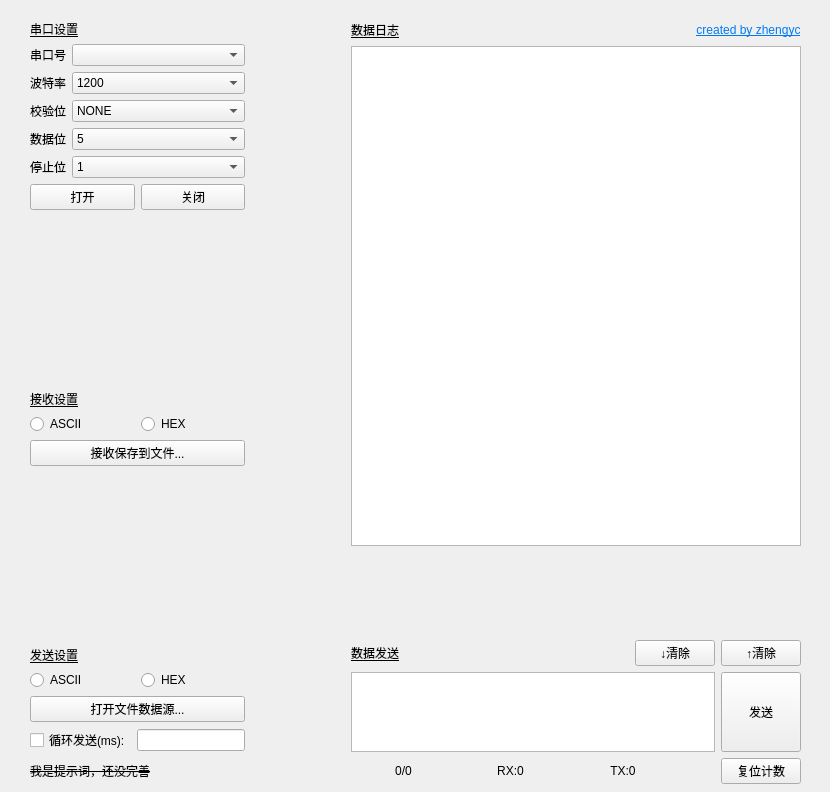
<?xml version="1.0" encoding="UTF-8"?>
<ui version="4.0">
 <class>Widget</class>
 <widget class="QWidget" name="Widget">
  <property name="geometry">
   <rect>
    <x>0</x>
    <y>0</y>
    <width>830</width>
    <height>792</height>
   </rect>
  </property>
  <property name="windowTitle">
   <string>串口调试助手</string>
  </property>
  <property name="windowIcon">
   <iconset>
    <normaloff>assert/icon.jpg</normaloff>assert/icon.jpg</iconset>
  </property>
  <property name="autoFillBackground">
   <bool>false</bool>
  </property>
  <widget class="QWidget" name="">
   <property name="geometry">
    <rect>
     <x>30</x>
     <y>20</y>
     <width>771</width>
     <height>764</height>
    </rect>
   </property>
   <layout class="QGridLayout" name="gridLayout_2">
    <item row="0" column="0">
     <layout class="QGridLayout" name="gridLayout">
      <item row="0" column="0">
       <layout class="QVBoxLayout" name="verticalLayout">
        <item>
         <widget class="QLabel" name="label">
          <property name="font">
           <font>
            <family>黑体</family>
            <underline>true</underline>
           </font>
          </property>
          <property name="text">
           <string>串口设置</string>
          </property>
         </widget>
        </item>
        <item>
         <layout class="QFormLayout" name="formLayout">
          <item row="0" column="0">
           <widget class="QLabel" name="label_2">
            <property name="text">
             <string>&lt;html&gt;&lt;head/&gt;&lt;body&gt;&lt;p align=&quot;center&quot;&gt;串口号&lt;/p&gt;&lt;/body&gt;&lt;/html&gt;</string>
            </property>
           </widget>
          </item>
          <item row="0" column="1">
           <widget class="QComboBox" name="portComboBox"/>
          </item>
          <item row="1" column="0">
           <widget class="QLabel" name="label_3">
            <property name="text">
             <string>&lt;html&gt;&lt;head/&gt;&lt;body&gt;&lt;p align=&quot;center&quot;&gt;波特率&lt;/p&gt;&lt;/body&gt;&lt;/html&gt;</string>
            </property>
           </widget>
          </item>
          <item row="1" column="1">
           <widget class="QComboBox" name="baudRateComboBox">
            <property name="currentText">
             <string>1200</string>
            </property>
            <item>
             <property name="text">
              <string>1200</string>
             </property>
            </item>
            <item>
             <property name="text">
              <string>2400</string>
             </property>
            </item>
            <item>
             <property name="text">
              <string>4800</string>
             </property>
            </item>
            <item>
             <property name="text">
              <string>9600</string>
             </property>
            </item>
            <item>
             <property name="text">
              <string>19200</string>
             </property>
            </item>
            <item>
             <property name="text">
              <string>38400</string>
             </property>
            </item>
            <item>
             <property name="text">
              <string>57600</string>
             </property>
            </item>
            <item>
             <property name="text">
              <string>115200</string>
             </property>
            </item>
           </widget>
          </item>
          <item row="2" column="0">
           <widget class="QLabel" name="label_4">
            <property name="text">
             <string>&lt;html&gt;&lt;head/&gt;&lt;body&gt;&lt;p align=&quot;center&quot;&gt;校验位&lt;/p&gt;&lt;/body&gt;&lt;/html&gt;</string>
            </property>
           </widget>
          </item>
          <item row="2" column="1">
           <widget class="QComboBox" name="parityComboBox">
            <item>
             <property name="text">
              <string>NONE</string>
             </property>
            </item>
            <item>
             <property name="text">
              <string>ODD</string>
             </property>
            </item>
            <item>
             <property name="text">
              <string>EVEN</string>
             </property>
            </item>
           </widget>
          </item>
          <item row="3" column="0">
           <widget class="QLabel" name="label_5">
            <property name="text">
             <string>&lt;html&gt;&lt;head/&gt;&lt;body&gt;&lt;p align=&quot;center&quot;&gt;数据位&lt;/p&gt;&lt;/body&gt;&lt;/html&gt;</string>
            </property>
           </widget>
          </item>
          <item row="3" column="1">
           <widget class="QComboBox" name="dataBitComboBox">
            <item>
             <property name="text">
              <string>5</string>
             </property>
            </item>
            <item>
             <property name="text">
              <string>6</string>
             </property>
            </item>
            <item>
             <property name="text">
              <string>7</string>
             </property>
            </item>
            <item>
             <property name="text">
              <string>8</string>
             </property>
            </item>
           </widget>
          </item>
          <item row="4" column="0">
           <widget class="QLabel" name="label_6">
            <property name="text">
             <string>&lt;html&gt;&lt;head/&gt;&lt;body&gt;&lt;p align=&quot;center&quot;&gt;停止位&lt;/p&gt;&lt;/body&gt;&lt;/html&gt;</string>
            </property>
           </widget>
          </item>
          <item row="4" column="1">
           <widget class="QComboBox" name="stopComboBox">
            <item>
             <property name="text">
              <string>1</string>
             </property>
            </item>
            <item>
             <property name="text">
              <string>1.5</string>
             </property>
            </item>
            <item>
             <property name="text">
              <string>2</string>
             </property>
            </item>
           </widget>
          </item>
         </layout>
        </item>
        <item>
         <layout class="QHBoxLayout" name="horizontalLayout_4">
          <item>
           <widget class="QPushButton" name="openPortButton">
            <property name="text">
             <string>打开</string>
            </property>
           </widget>
          </item>
          <item>
           <widget class="QPushButton" name="closePortButton">
            <property name="text">
             <string>关闭</string>
            </property>
           </widget>
          </item>
         </layout>
        </item>
        <item>
         <spacer name="verticalSpacer_2">
          <property name="orientation">
           <enum>Qt::Vertical</enum>
          </property>
          <property name="sizeHint" stdset="0">
           <size>
            <width>20</width>
            <height>20</height>
           </size>
          </property>
         </spacer>
        </item>
        <item>
         <widget class="QLabel" name="label_8">
          <property name="font">
           <font>
            <family>黑体</family>
            <underline>true</underline>
           </font>
          </property>
          <property name="text">
           <string>接收设置</string>
          </property>
         </widget>
        </item>
        <item>
         <layout class="QHBoxLayout" name="horizontalLayout_2">
          <item>
           <widget class="QRadioButton" name="recvASCIIRB">
            <property name="text">
             <string>ASCII</string>
            </property>
            <attribute name="buttonGroup">
             <string notr="true">recvButtonGroup</string>
            </attribute>
           </widget>
          </item>
          <item>
           <widget class="QRadioButton" name="recvHEXRB">
            <property name="text">
             <string>HEX</string>
            </property>
            <attribute name="buttonGroup">
             <string notr="true">recvButtonGroup</string>
            </attribute>
           </widget>
          </item>
         </layout>
        </item>
        <item>
         <widget class="QPushButton" name="saveFileButton">
          <property name="text">
           <string>接收保存到文件...</string>
          </property>
         </widget>
        </item>
        <item>
         <spacer name="verticalSpacer_3">
          <property name="orientation">
           <enum>Qt::Vertical</enum>
          </property>
          <property name="sizeHint" stdset="0">
           <size>
            <width>20</width>
            <height>20</height>
           </size>
          </property>
         </spacer>
        </item>
        <item>
         <widget class="QLabel" name="label_9">
          <property name="font">
           <font>
            <family>黑体</family>
            <underline>true</underline>
           </font>
          </property>
          <property name="text">
           <string>发送设置</string>
          </property>
         </widget>
        </item>
        <item>
         <layout class="QHBoxLayout" name="horizontalLayout_3">
          <item>
           <widget class="QRadioButton" name="sendASCIIRB">
            <property name="text">
             <string>ASCII</string>
            </property>
            <attribute name="buttonGroup">
             <string notr="true">sendButtonGroup</string>
            </attribute>
           </widget>
          </item>
          <item>
           <widget class="QRadioButton" name="sendHEXRB">
            <property name="text">
             <string>HEX</string>
            </property>
            <attribute name="buttonGroup">
             <string notr="true">sendButtonGroup</string>
            </attribute>
           </widget>
          </item>
         </layout>
        </item>
        <item>
         <widget class="QPushButton" name="openFileButton">
          <property name="text">
           <string>打开文件数据源...</string>
          </property>
         </widget>
        </item>
        <item>
         <layout class="QHBoxLayout" name="horizontalLayout_6">
          <item>
           <widget class="QCheckBox" name="circulateSendCB">
            <property name="text">
             <string>循环发送(ms):</string>
            </property>
           </widget>
          </item>
          <item>
           <widget class="QLineEdit" name="timeLineEdit"/>
          </item>
         </layout>
        </item>
       </layout>
      </item>
      <item row="0" column="1">
       <spacer name="horizontalSpacer_3">
        <property name="orientation">
         <enum>Qt::Horizontal</enum>
        </property>
        <property name="sizeHint" stdset="0">
         <size>
          <width>20</width>
          <height>20</height>
         </size>
        </property>
       </spacer>
      </item>
      <item row="0" column="2">
       <layout class="QVBoxLayout" name="verticalLayout_3">
        <item>
         <layout class="QVBoxLayout" name="verticalLayout_2">
          <item>
           <layout class="QHBoxLayout" name="horizontalLayout_5">
            <item>
             <widget class="QLabel" name="label_10">
              <property name="font">
               <font>
                <family>黑体</family>
                <underline>true</underline>
               </font>
              </property>
              <property name="text">
               <string>数据日志</string>
              </property>
             </widget>
            </item>
            <item>
             <spacer name="horizontalSpacer_2">
              <property name="orientation">
               <enum>Qt::Horizontal</enum>
              </property>
              <property name="sizeHint" stdset="0">
               <size>
                <width>40</width>
                <height>20</height>
               </size>
              </property>
             </spacer>
            </item>
            <item>
             <widget class="QLabel" name="label_7">
              <property name="text">
               <string>&lt;html&gt;&lt;head/&gt;&lt;body&gt;&lt;p align=&quot;center&quot;&gt;&lt;a href=&quot;https://www.cnblogs.com/ZhengBlogs/&quot;&gt;&lt;span style=&quot; text-decoration: underline; color:#007af4;&quot;&gt;created by zhengyc&lt;/span&gt;&lt;/a&gt;&lt;/p&gt;&lt;/body&gt;&lt;/html&gt;</string>
              </property>
             </widget>
            </item>
           </layout>
          </item>
          <item>
           <widget class="QTextEdit" name="recvTextEdit">
            <property name="minimumSize">
             <size>
              <width>450</width>
              <height>500</height>
             </size>
            </property>
           </widget>
          </item>
          <item>
           <spacer name="verticalSpacer">
            <property name="orientation">
             <enum>Qt::Vertical</enum>
            </property>
            <property name="sizeHint" stdset="0">
             <size>
              <width>20</width>
              <height>70</height>
             </size>
            </property>
           </spacer>
          </item>
         </layout>
        </item>
        <item>
         <layout class="QHBoxLayout" name="horizontalLayout">
          <item>
           <widget class="QLabel" name="label_11">
            <property name="font">
             <font>
              <family>黑体</family>
              <underline>true</underline>
             </font>
            </property>
            <property name="text">
             <string>数据发送</string>
            </property>
           </widget>
          </item>
          <item>
           <spacer name="horizontalSpacer">
            <property name="orientation">
             <enum>Qt::Horizontal</enum>
            </property>
            <property name="sizeHint" stdset="0">
             <size>
              <width>40</width>
              <height>20</height>
             </size>
            </property>
           </spacer>
          </item>
          <item>
           <widget class="QPushButton" name="sendClearButton">
            <property name="text">
             <string>↓清除</string>
            </property>
           </widget>
          </item>
          <item>
           <widget class="QPushButton" name="recvClearButton">
            <property name="text">
             <string>↑清除</string>
            </property>
           </widget>
          </item>
         </layout>
        </item>
        <item>
         <layout class="QHBoxLayout" name="horizontalLayout_7">
          <item>
           <widget class="QTextEdit" name="sendTextEdit">
            <property name="minimumSize">
             <size>
              <width>0</width>
              <height>80</height>
             </size>
            </property>
            <property name="maximumSize">
             <size>
              <width>16777215</width>
              <height>80</height>
             </size>
            </property>
           </widget>
          </item>
          <item>
           <widget class="QPushButton" name="sendButton">
            <property name="sizePolicy">
             <sizepolicy hsizetype="Fixed" vsizetype="Fixed">
              <horstretch>0</horstretch>
              <verstretch>0</verstretch>
             </sizepolicy>
            </property>
            <property name="minimumSize">
             <size>
              <width>0</width>
              <height>80</height>
             </size>
            </property>
            <property name="maximumSize">
             <size>
              <width>16777215</width>
              <height>100</height>
             </size>
            </property>
            <property name="text">
             <string>发送</string>
            </property>
           </widget>
          </item>
         </layout>
        </item>
       </layout>
      </item>
     </layout>
    </item>
    <item row="1" column="0">
     <layout class="QHBoxLayout" name="horizontalLayout_8">
      <item>
       <widget class="QLabel" name="tipsLabel">
        <property name="font">
         <font>
          <family>楷体</family>
          <strikeout>true</strikeout>
         </font>
        </property>
        <property name="text">
         <string>我是提示词，还没完善</string>
        </property>
       </widget>
      </item>
      <item>
       <spacer name="horizontalSpacer_4">
        <property name="orientation">
         <enum>Qt::Horizontal</enum>
        </property>
        <property name="sizeType">
         <enum>QSizePolicy::MinimumExpanding</enum>
        </property>
        <property name="sizeHint" stdset="0">
         <size>
          <width>80</width>
          <height>20</height>
         </size>
        </property>
       </spacer>
      </item>
      <item>
       <spacer name="horizontalSpacer_8">
        <property name="orientation">
         <enum>Qt::Horizontal</enum>
        </property>
        <property name="sizeHint" stdset="0">
         <size>
          <width>40</width>
          <height>20</height>
         </size>
        </property>
       </spacer>
      </item>
      <item>
       <spacer name="horizontalSpacer_9">
        <property name="orientation">
         <enum>Qt::Horizontal</enum>
        </property>
        <property name="sizeHint" stdset="0">
         <size>
          <width>40</width>
          <height>20</height>
         </size>
        </property>
       </spacer>
      </item>
      <item>
       <widget class="QLabel" name="r_sCountLabel">
        <property name="text">
         <string>&lt;html&gt;&lt;head/&gt;&lt;body&gt;&lt;p align=&quot;center&quot;&gt;0/0&lt;/p&gt;&lt;/body&gt;&lt;/html&gt;</string>
        </property>
       </widget>
      </item>
      <item>
       <spacer name="horizontalSpacer_5">
        <property name="orientation">
         <enum>Qt::Horizontal</enum>
        </property>
        <property name="sizeHint" stdset="0">
         <size>
          <width>20</width>
          <height>20</height>
         </size>
        </property>
       </spacer>
      </item>
      <item>
       <widget class="QLabel" name="recvCountLabel">
        <property name="text">
         <string>&lt;html&gt;&lt;head/&gt;&lt;body&gt;&lt;p align=&quot;center&quot;&gt;RX:0&lt;/p&gt;&lt;/body&gt;&lt;/html&gt;</string>
        </property>
       </widget>
      </item>
      <item>
       <spacer name="horizontalSpacer_6">
        <property name="orientation">
         <enum>Qt::Horizontal</enum>
        </property>
        <property name="sizeHint" stdset="0">
         <size>
          <width>20</width>
          <height>20</height>
         </size>
        </property>
       </spacer>
      </item>
      <item>
       <widget class="QLabel" name="sendCountLabel">
        <property name="text">
         <string>&lt;html&gt;&lt;head/&gt;&lt;body&gt;&lt;p align=&quot;center&quot;&gt;TX:0&lt;/p&gt;&lt;/body&gt;&lt;/html&gt;</string>
        </property>
       </widget>
      </item>
      <item>
       <spacer name="horizontalSpacer_7">
        <property name="orientation">
         <enum>Qt::Horizontal</enum>
        </property>
        <property name="sizeHint" stdset="0">
         <size>
          <width>20</width>
          <height>20</height>
         </size>
        </property>
       </spacer>
      </item>
      <item>
       <widget class="QPushButton" name="clearCountButton">
        <property name="text">
         <string>复位计数</string>
        </property>
       </widget>
      </item>
     </layout>
    </item>
   </layout>
  </widget>
 </widget>
 <resources/>
 <connections/>
 <buttongroups>
  <buttongroup name="recvButtonGroup"/>
  <buttongroup name="sendButtonGroup"/>
 </buttongroups>
</ui>
